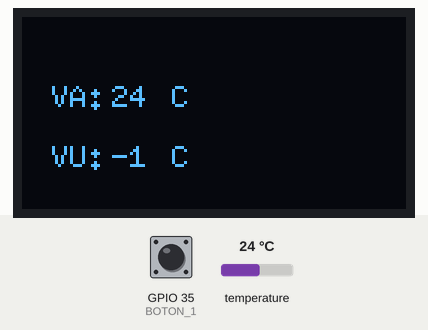
The sketch below on a simulated ESP32. On the bench: 128×64 one-colour display. Inputs (shaded band) come from the test bench; at power-on: temperature 24 °C, GPIO 35 (BOTON_1) HIGH. EEPROM starts erased; what the sketch prints to the serial monitor is not drawn.

Above: at 1.2 s.
1.3 s: temperature set to 12 °C
At 1.6 s:
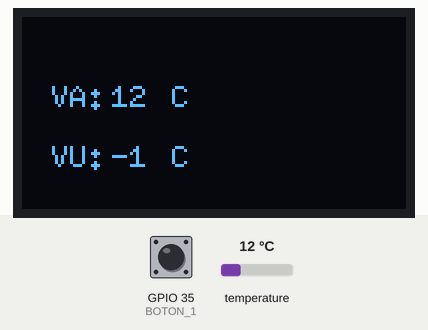
4.4 s: temperature set to 19 °C
5.9 s: temperature set to 28 °C
At 7.2 s:
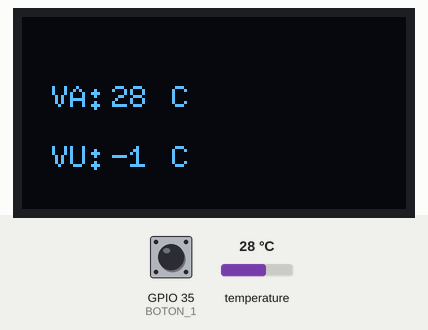
Timing chart, 0 to 8.4 s (numbered marks = the images above; inputs shaded):
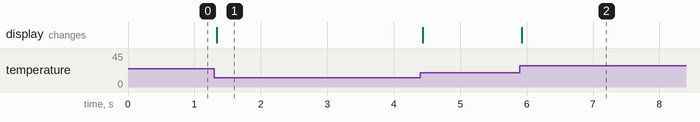

The sketch:

Ejercicio_1.ino
```cpp
//Grupo 3: Sol Corujeira, Benjamín Fischtein y Lara Nussembaum

#include <Adafruit_Sensor.h>
#include <DHT.h>
#include <DHT_U.h>
#include <U8g2lib.h>
#include <EEPROM.h>

#define EEPROM_SIZE 4

U8G2_SH1106_128X64_NONAME_F_HW_I2C u8g2(U8G2_R0, U8X8_PIN_NONE);

void imprimirTemp(int temperatura);
void imprimirUmbral(int umbral);

#define DHTPIN 23  // Pin del sensor de temperatura
#define DHTTYPE DHT11
#define BOTON_1 35
#define BOTON_2 34

enum Estados {
  PANTALLA_1,
  ESPERA_1,
  PANTALLA_2,
  SUMA,
  ESPERA_2
};
Estados estado = PANTALLA_1;
unsigned long int tiempoAnterior = 0;
int umbral = 24;
int umbralGuardado;

DHT_Unified dht(DHTPIN, DHTTYPE);

void setup() {
  pinMode(BOTON_1, INPUT);
  pinMode(BOTON_2, INPUT);
  Serial.begin(9600);
  Serial.println(F("OLED test"));
  u8g2.begin();
  // Initialize device.
  dht.begin();
  Serial.println(F("DHTxx Unified Sensor Example"));
  // Print temperature sensor details.
  sensor_t sensor;
  dht.temperature().getSensor(&sensor);
  Serial.println("Pantalla 1");

  EEPROM.begin(EEPROM_SIZE);
  EEPROM.get(0, umbral);
  umbralGuardado = umbral;
}

void loop() {
  sensors_event_t event;
  dht.temperature().getEvent(&event);
  switch (estado) {
    case PANTALLA_1:
      imprimirTemp(event.temperature);
      if (digitalRead(BOTON_1) == LOW) {
        estado = ESPERA_1;
        tiempoAnterior = millis();
        Serial.println("Espera 1");
      }
      break;

    case ESPERA_1:
      if (digitalRead(BOTON_1) == LOW && millis() - tiempoAnterior >= 5000) {
        estado = PANTALLA_2;
        tiempoAnterior = millis();
        Serial.println("Pantalla 2");
      }

      else if (digitalRead(BOTON_1) == HIGH) {
        estado = PANTALLA_1;
        Serial.println("Pantalla 1");
      }

      break;

    case PANTALLA_2:
      u8g2.clearBuffer();
      imprimirUmbral(umbral);
      if (digitalRead(BOTON_1) == LOW && millis() - tiempoAnterior >= 2000){
        estado = SUMA;
        Serial.println("Suma");
      }
      if (digitalRead(BOTON_2) == LOW) {
        tiempoAnterior = millis();
        estado = ESPERA_2;
        Serial.println("Resta");
      }
      break;

    case SUMA:
      if (digitalRead(BOTON_1) == HIGH) {
        estado = PANTALLA_2;
        umbral++;

        Serial.println("Pantalla 2");
      }
      if (digitalRead(BOTON_2) == LOW) {
        estado = ESPERA_2;
        tiempoAnterior = millis();
        Serial.println("Espera 2");
      }
      break;

    case ESPERA_2:
      if (digitalRead(BOTON_2) == LOW && millis() - tiempoAnterior >= 5000) {
        tiempoAnterior = millis();

        if (umbral < 0 || umbral > 100) {
          umbral = 24;
        }

        if (umbral != umbralGuardado) {
          EEPROM.put(0, umbral);
          EEPROM.commit();
          umbralGuardado = umbral;
        }

        estado = PANTALLA_1;
        Serial.println("Pantalla 1");
      }

      else if (digitalRead(BOTON_2) == HIGH) {
        estado = PANTALLA_2;
        umbral--;
        Serial.println("Pantalla 2");
      }
      break;
  }
}

void imprimirTemp(int temperatura) {
  u8g2.clearBuffer();  // clear the internal memory
  char stemp[10];
  sprintf(stemp, "%d", temperatura);
  u8g2.setFont(u8g2_font_6x10_tr);
  u8g2.drawStr(10, 30, "VA: ");
  u8g2.drawStr(30, 30, stemp);
  u8g2.drawStr(50, 30, "°C");
  imprimirUmbral(umbral);
  u8g2.sendBuffer();
}

void imprimirUmbral(int tempUmbral) {
  char sumb[10];
  sprintf(sumb, "%d", tempUmbral);
  u8g2.setFont(u8g2_font_6x10_tr);
  u8g2.drawStr(10, 50, "VU: ");
  u8g2.drawStr(30, 50, sumb);
  u8g2.drawStr(50, 50, "°C");
  u8g2.sendBuffer();
}
```

Measured:
- after the input at 1.3 s, the display: changes at once (image 1)
- after the input at 5.9 s, the display: changes at once (image 2)
